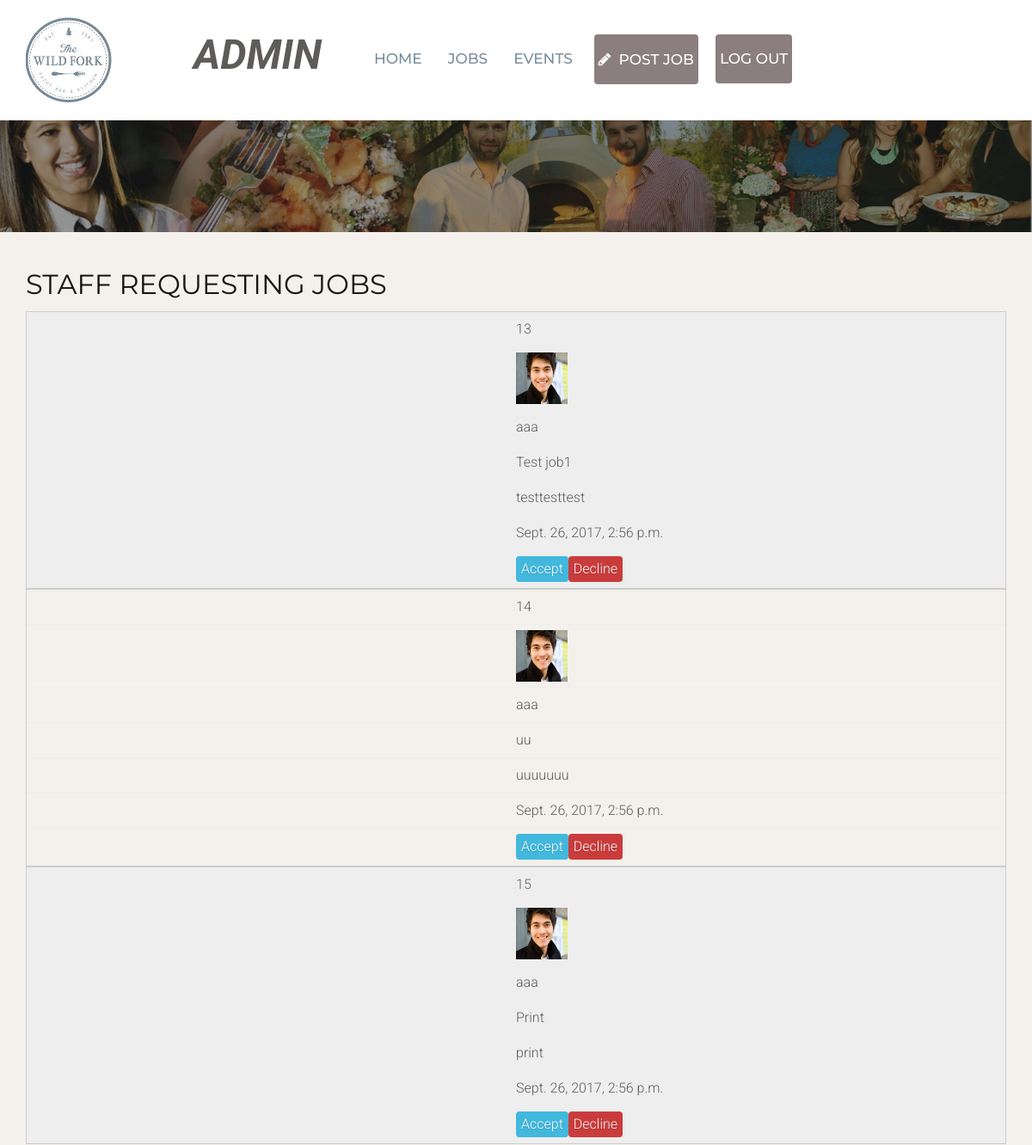
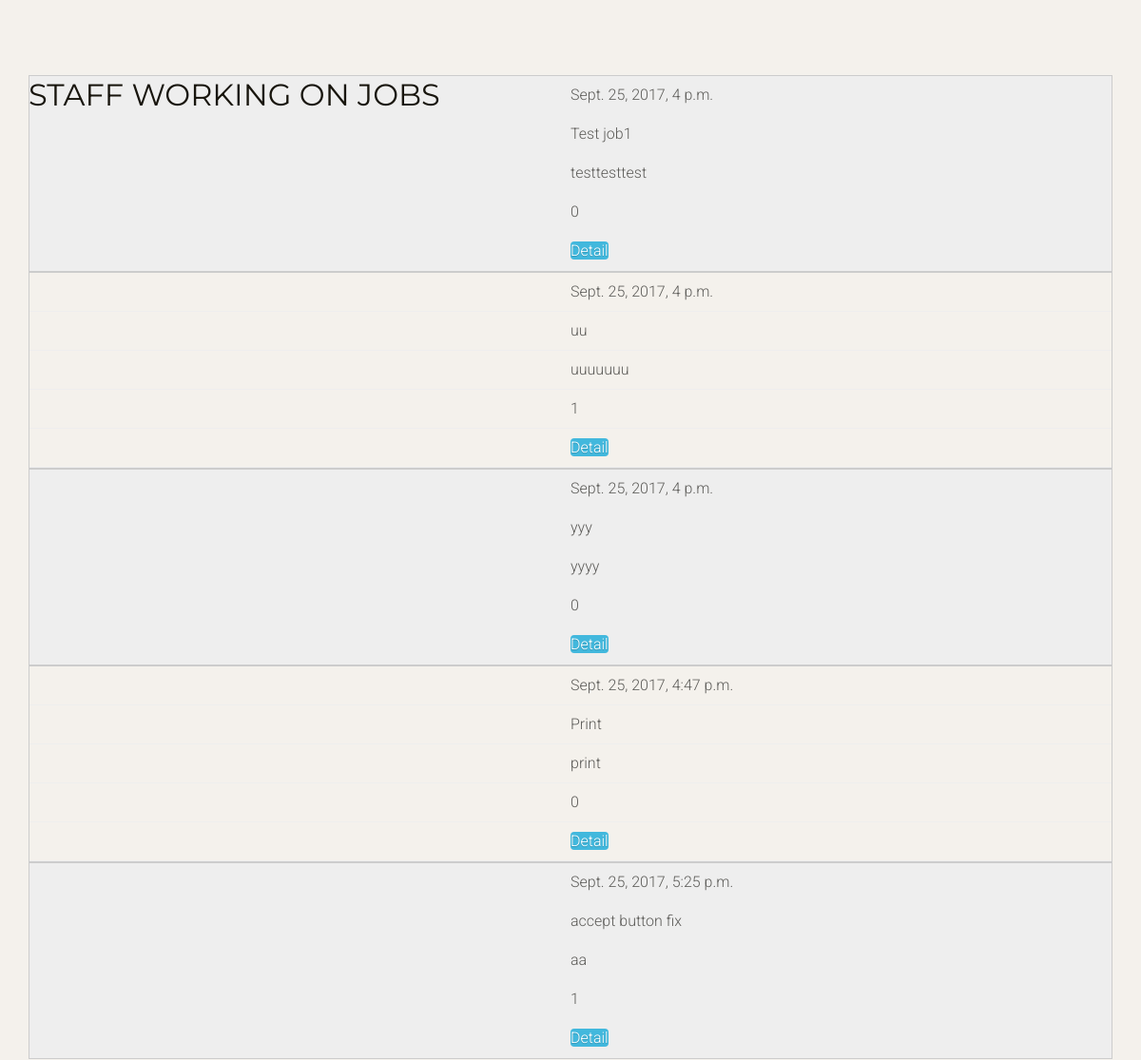
The app's page /job/reqprocess (signed in, upper part), older data (2 pictures, top to bottom).
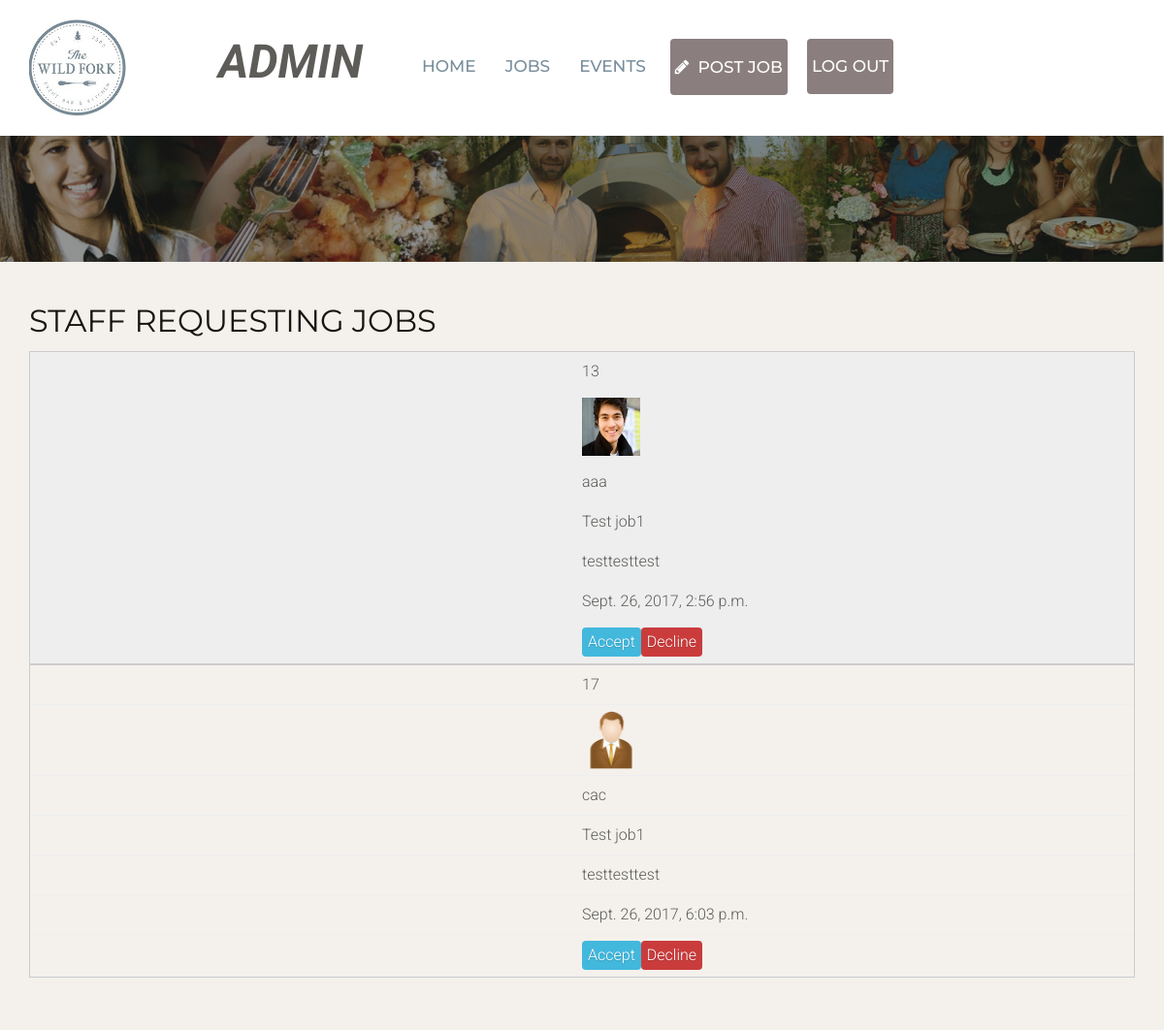
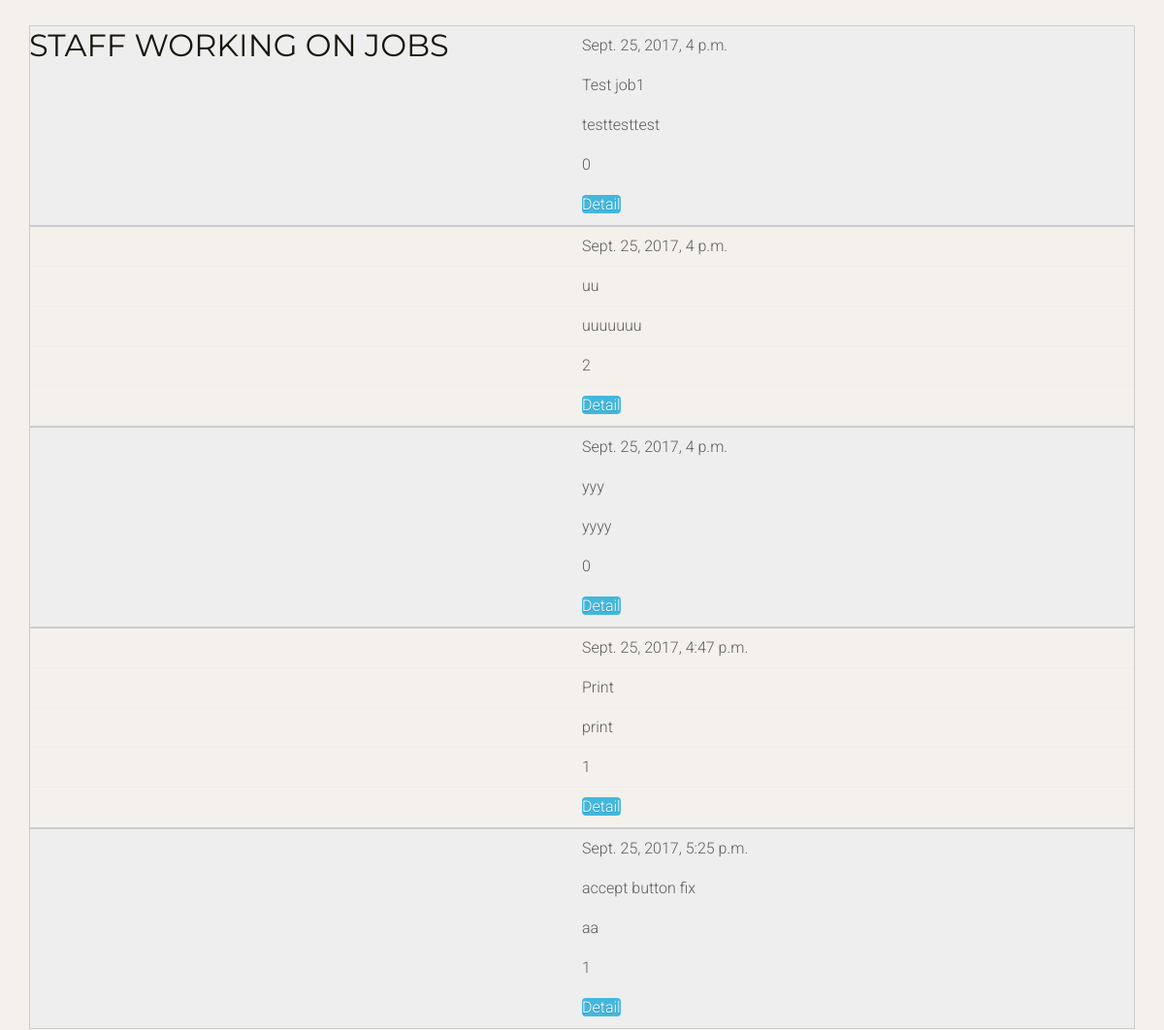
The same page, newer data (2 pictures, top to bottom).
### staffapp/models.py (models this page shows, shortened)
class Requestjob(models.Model):
    user = models.ForeignKey('auth.User')
    profile = models.ForeignKey('Profile')
    job = models.ForeignKey('Job')
    status = models.CharField(max_length=9, choices=REQUEST_STATUS_CHOICES, default="WT")
    processed = models.BooleanField(default =0)
    created_date = models.DateTimeField(
            default=timezone.now)
    published_date = models.DateTimeField(
            blank=True, null=True)

class Profile(models.Model):
    user = models.ForeignKey('auth.User')
    age = models.IntegerField()
    role = models.CharField(max_length=100)
    location = models.CharField(max_length=200)
    contact = models.CharField(max_length=100)
    path = models.FileField(upload_to="photos/", default='/media/none.jpg')
    created_date = models.DateTimeField(
            default=timezone.now)
    published_date = models.DateTimeField(
            blank=True, null=True)

class Job(models.Model):
    writer = models.ForeignKey('auth.User')
    email = models.CharField(max_length=200)
    title = models.CharField(max_length=200)
    location = models.CharField(max_length=300)
    category = models.CharField(max_length=200)
    tags = models.CharField(max_length=200)
    description = models.TextField()
    companyName = models.CharField(max_length=100)
    website = models.CharField(max_length=100)
    tagline = models.CharField(max_length=200)
    staff_members = models.ManyToManyField('Profile', default=[])
    start_time = models.TimeField(default=timezone.now)
    end_time = models.TimeField(default=timezone.now)
    created_date = models.DateTimeField(
            default=timezone.now)
    published_date = models.DateTimeField(
            blank=True, null=True)

### staffapp/views.py (the view)
# urls.py: url(r'job/reqprocess', views.requestJobProcess, name='requestjobprocess'),
@login_required
def requestJobProcess(request):
    if request.method == 'POST':
        request_id = int(request.POST['request_id'])
        mode = request.POST['mode']
        requestjob = Requestjob.objects.filter(id=request_id)[0]
        to_email = requestjob.user.email
        content = 'Your Request ' + str(requestjob.id)
        job = requestjob.job
        profile = requestjob.profile
        if mode == 'true':
            requestjob.status = 'AC'
            content = content + ' is accepted!'
            job.staff_members.add(profile)
            job.save()
        else:
            requestjob.status = 'DE'
            content = content + ' is declined!'
        to_email = requestjob.user.email
        try:
            send_mail(
                'Wild Fork Team',
                content,
                'sabrinallbani83@gmail.com',
                [to_email],
                fail_silently=False,
            )
        except:
            return JsonResponse({'result': 'false'})
        requestjob.save()
        return JsonResponse({'result': requestjob.id})
    else:
        will_requests = Requestjob.objects.filter(status='WT')
        jobs = Job.objects.all()
        return render(request, 'requestprocess.html', {'will_requests': will_requests, 'jobs': jobs})

### staffapp/templates/requestprocess.html (shortened to what this page needs)
{% extends 'layouts/base.html' %}
{% load staticfiles %}
{% block content %}
    {% include 'layouts/header.html' %}
    <div id="pre" class="space-small bg-default">
        <div class="container">
            <h1>Staff requesting jobs</h1>
            <table>
                <tbody>
                    {% for request in will_requests %}
                    <tr>
                        <td>{{request.id}}</td>
                        <td><img src="{{request.profile.path}}" width="60px" height="60px"/></td>
                        <td>{{request.user.username}}</td>
                        <td>{{request.job.title}}</td>
                        <td>{{request.job.description}}</td>
                        <td>{{request.created_date}}</td>
                        <td><button class="button-secondary" onclick="processfn(true, {{request.id}})">Accept</button><button class="button-error" onclick="processfn(false, {{request.id}})">Decline</button></td>
                    </tr>
                    {% endfor %}
                </tbody>
            </table>
        </div>
    </div>
    <div class="space-small bg-default">
        <div class="container">
            <h1 style="float: left">Staff working on jobs</h1>
            <table>
                <tbody>
                    {% for job in jobs %}
                        <tr>
                            <td>{{job.created_date}}</td>
                            <td>{{job.title}}</td>
                            <td>{{job.description}}</td>
                            <td>{{job.staff_members.count}}</td>
                            <td>
                                <a href= "/job/staffmembers?jobid={{job.id}}" class="button-secondary" style="width: 100%">Detail</a>
                            </td>
                        </tr>
                    {% endfor %}
                </tbody>
            </table>
        </div>
    </div>
{% endblock %}

Row changes from the older to the newer data that the page shows:
no longer on this page (row edited): Requestjob: id "14", profile.path (picture), user.username "aaa", job "uu", job.description "uuuuuuu", created_date "Sept. 26, 2017, 2:56 p.m."
no longer on this page (row edited): Requestjob: id "15", profile.path (picture), user.username "aaa", job "Print", job.description "print", created_date "Sept. 26, 2017, 2:56 p.m."
added Requestjob: id "17", profile.path (placeholder picture), user.username "cac", job "Test job1", job.description "testtesttest", created_date "Sept. 26, 2017, 6:03 p.m."
computed for Job "uu": staff_members.count "1" → "2"
computed for Job "Sept. 25, 2017, 4:47 p.m.": staff_members.count "0" → "1"
